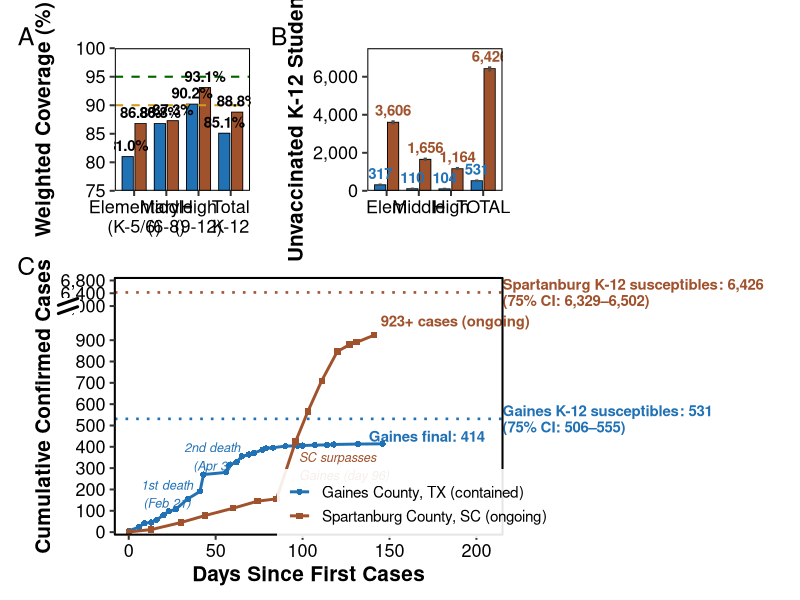
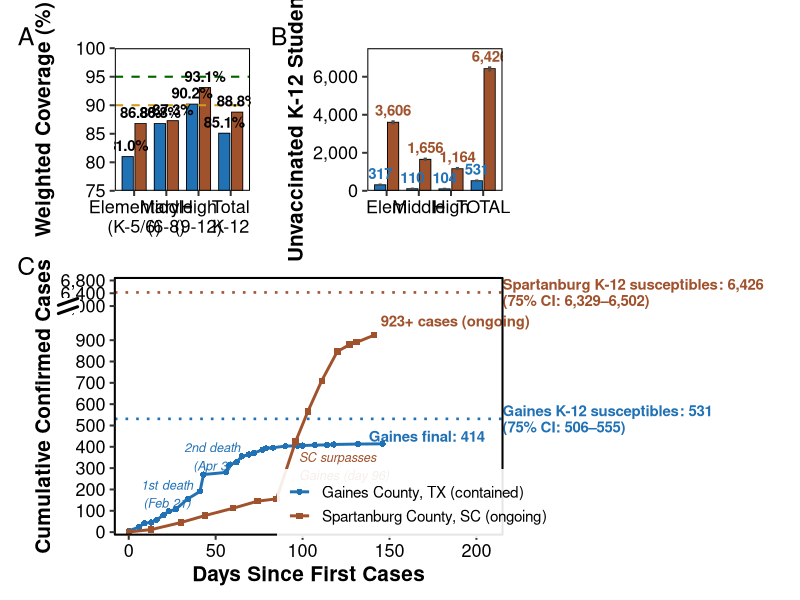
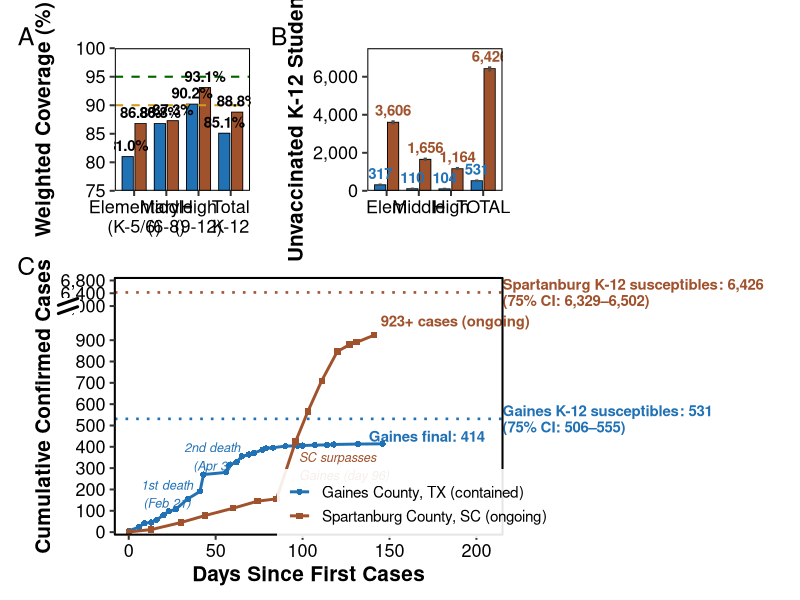
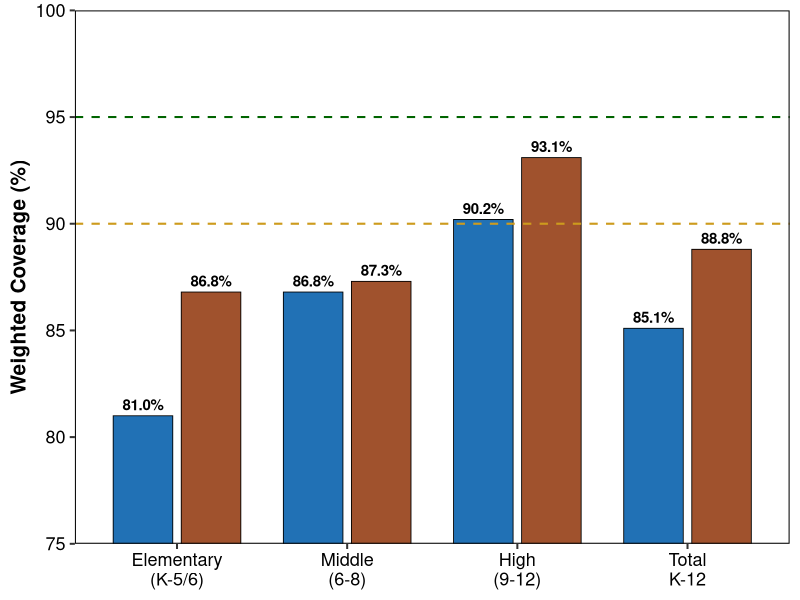
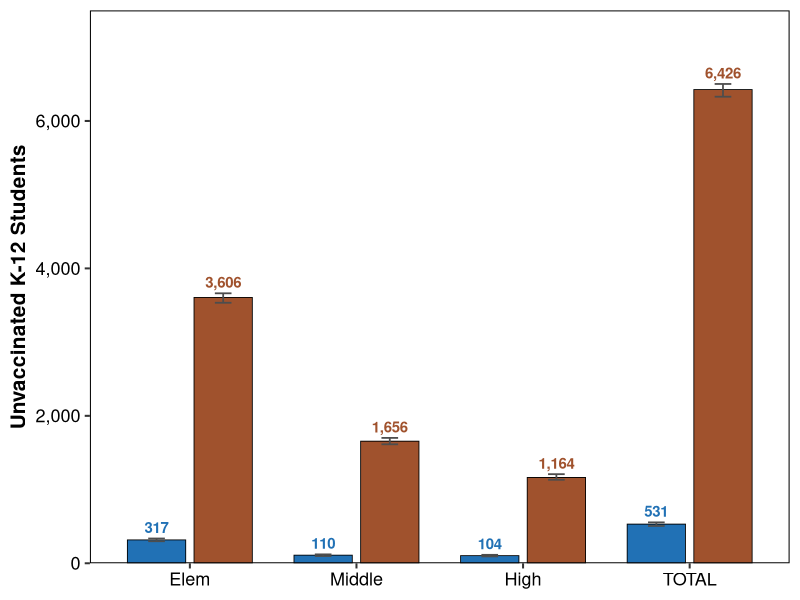
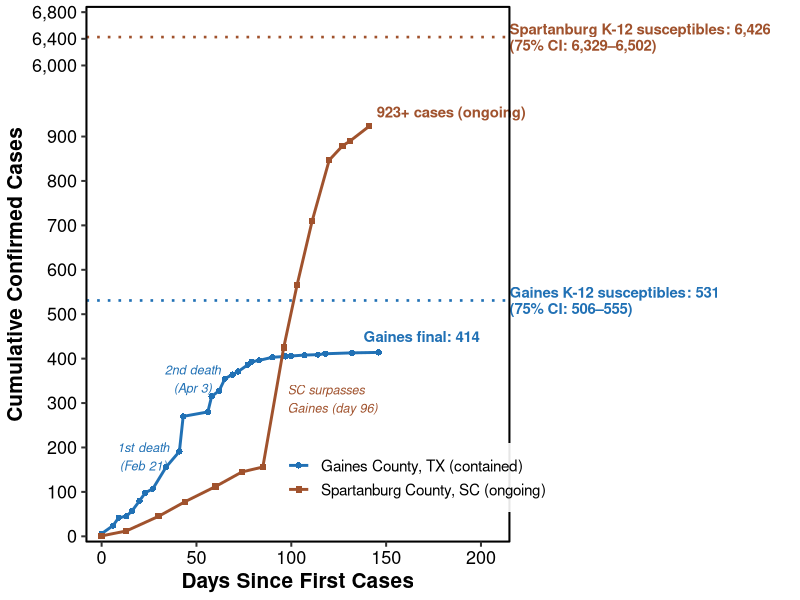

R code for these plots, in order:
# ============================================================================
# PNAS Brief Report - Figure 1
# Single-box broken y-axis trajectory panel
# ============================================================================

library(ggplot2)
library(dplyr)
library(tidyr)
library(patchwork)
library(scales)
library(grid)

# ============================================================================
# DATA
# ============================================================================

gaines_data <- data.frame(
  Level = c("Elementary\n(K-5/6)", "Middle\n(6-8)", "High\n(9-12)", "Total\nK-12"),
  Enrollment = c(1671, 831, 1058, 3560),
  Coverage = c(81.0, 86.8, 90.2, 85.1),
  Unvaccinated = c(317, 110, 104, 531),
  County = "Gaines Co., TX"
)

spartanburg_data <- data.frame(
  Level = c("Elementary\n(K-5/6)", "Middle\n(6-8)", "High\n(9-12)", "Total\nK-12"),
  Enrollment = c(27258, 13050, 16973, 57281),
  Coverage = c(86.8, 87.3, 93.1, 88.8),
  Unvaccinated = c(3606, 1656, 1164, 6426),
  County = "Spartanburg Co., SC"
)

combined_data <- rbind(gaines_data, spartanburg_data)
combined_data$Level <- factor(combined_data$Level, 
                               levels = c("Elementary\n(K-5/6)", "Middle\n(6-8)", 
                                         "High\n(9-12)", "Total\nK-12"))

gaines_trajectory <- data.frame(
  Date = as.Date(c("2025-02-05", "2025-02-11", "2025-02-14", "2025-02-18", 
                   "2025-02-21", "2025-02-25", "2025-02-28", "2025-03-04",
                   "2025-03-11", "2025-03-18", "2025-03-20", "2025-04-02",
                   "2025-04-04", "2025-04-08", "2025-04-11", "2025-04-15",
                   "2025-04-18", "2025-04-23", "2025-04-25", "2025-04-29",
                   "2025-05-06", "2025-05-13", "2025-05-16", "2025-05-23",
                   "2025-05-30", "2025-06-03", "2025-06-17", "2025-07-01")),
  New_Cases = c(6, 18, 18, 3, 12, 23, 18, 9, 49, 35, 79, 10, 35, 13, 27, 9, 
                7, 15, 7, 3, 7, 2, 1, 2, 1, 2, 2, 1),
  County = "Gaines Co., TX"
)
gaines_trajectory$Cumulative <- cumsum(gaines_trajectory$New_Cases)
gaines_trajectory$Day <- as.numeric(gaines_trajectory$Date - min(gaines_trajectory$Date))

spartanburg_trajectory <- data.frame(
  Date = as.Date(c("2025-10-02", "2025-10-15", "2025-11-01", "2025-11-15",
                   "2025-12-01", "2025-12-15", "2025-12-26", "2026-01-06",
                   "2026-01-13", "2026-01-21", "2026-01-30",
                   "2026-02-06", "2026-02-10", "2026-02-20")),
  Cumulative = c(1, 12, 45, 78, 112, 145, 156, 425, 565, 710, 847,
                 879, 890, 923),
  County = "Spartanburg Co., SC"
)
spartanburg_trajectory$Day <- as.numeric(spartanburg_trajectory$Date - min(spartanburg_trajectory$Date))

gaines_susceptibles <- 531
spartanburg_susceptibles <- 6426
sc_surpass_day <- spartanburg_trajectory$Day[which(spartanburg_trajectory$Cumulative >= 414)[1]]
unvac_ratio <- round(spartanburg_data$Unvaccinated[4] / gaines_data$Unvaccinated[4])

# ============================================================================
# COLORS
# ============================================================================

colors <- c("Gaines Co., TX" = "#2171B5",
            "Spartanburg Co., SC" = "#A0522D")

# ============================================================================
# CUSTOM Y-AXIS TRANSFORMATION (squish gap between 550 and 5800)
# ============================================================================

# Parameters for the break
break_lo <- 1000   # bottom of gap
break_hi <- 5800   # top of gap
gap_size <- 30     # visual space for the compressed gap (smaller = tighter gap)
top_scale <- 0.15  # scale factor for 5800-6800 zone (smaller = more compressed)

squish_forward <- function(y) {
  ifelse(y <= break_lo, y,
         ifelse(y <= break_hi, break_lo + (y - break_lo) / (break_hi - break_lo) * gap_size,
                break_lo + gap_size + (y - break_hi) * top_scale))
}

squish_inverse <- function(y) {
  ifelse(y <= break_lo, y,
         ifelse(y <= break_lo + gap_size, break_lo + (y - break_lo) / gap_size * (break_hi - break_lo),
                break_hi + (y - break_lo - gap_size) / top_scale))
}

squish_trans <- trans_new("squish", squish_forward, squish_inverse,
                          domain = c(0, 7000))

# Y-axis breaks and labels
y_breaks <- c(seq(0, 900, 100), 6000, 6400, 6800)
y_labels <- comma(y_breaks)

# ============================================================================
# PANEL A: Coverage by School Level
# ============================================================================

panel_a <- ggplot(combined_data, 
                  aes(x = Level, y = Coverage, fill = County)) +
  geom_bar(stat = "identity", position = position_dodge(width = 0.8), 
           width = 0.7, color = "black", linewidth = 0.3) +
  geom_hline(yintercept = 95, linetype = "dashed", color = "darkgreen", linewidth = 0.7) +
  geom_hline(yintercept = 90, linetype = "dashed", color = "goldenrod3", linewidth = 0.7) +
  geom_text(aes(label = sprintf("%.1f%%", Coverage)), 
            position = position_dodge(width = 0.8), 
            vjust = -0.5, size = 3.8, fontface = "bold") +
  scale_fill_manual(values = colors) +
  scale_y_continuous(limits = c(75, 100), breaks = seq(75, 100, 5),
                     expand = c(0, 0), oob = rescale_none) +
  labs(title = NULL,
       x = NULL, y = "Weighted Coverage (%)", fill = NULL) +
  theme_classic(base_size = 15) +
  theme(
    plot.title = element_text(face = "bold", size = 13, hjust = 0.5),
    axis.title.y = element_text(size = 15, face = "bold"),
    axis.text = element_text(size = 13, color = "black"),
    axis.line = element_blank(),
    panel.border = element_rect(color = "black", fill = NA, linewidth = 0.7),
    legend.position = "none",
  )

# ============================================================================
# PANEL B: Susceptible Population
# ============================================================================

# Calculate 75% CI on unvaccinated counts via binomial CI on coverage
z75 <- qnorm(0.875)  # 1.15 for 75% CI

combined_b <- combined_data
combined_b$Level_short <- factor(
  c("Elem", "Middle", "High", "TOTAL", "Elem", "Middle", "High", "TOTAL"),
  levels = c("Elem", "Middle", "High", "TOTAL")
)

combined_b$Coverage_prop <- combined_b$Coverage / 100
combined_b$SE_cov <- sqrt(combined_b$Coverage_prop * (1 - combined_b$Coverage_prop) / combined_b$Enrollment)
combined_b$Cov_lo <- pmax(0, combined_b$Coverage_prop - z75 * combined_b$SE_cov)
combined_b$Cov_hi <- pmin(1, combined_b$Coverage_prop + z75 * combined_b$SE_cov)
combined_b$Unvac_lo <- round(combined_b$Enrollment * (1 - combined_b$Cov_hi))
combined_b$Unvac_hi <- round(combined_b$Enrollment * (1 - combined_b$Cov_lo))

# Extract TOTAL CIs for Panel C annotations
gaines_unvac_lo <- combined_b$Unvac_lo[combined_b$County == "Gaines Co., TX" & combined_b$Level_short == "TOTAL"]
gaines_unvac_hi <- combined_b$Unvac_hi[combined_b$County == "Gaines Co., TX" & combined_b$Level_short == "TOTAL"]
sc_unvac_lo <- combined_b$Unvac_lo[combined_b$County == "Spartanburg Co., SC" & combined_b$Level_short == "TOTAL"]
sc_unvac_hi <- combined_b$Unvac_hi[combined_b$County == "Spartanburg Co., SC" & combined_b$Level_short == "TOTAL"]

cat(sprintf("\n75%% CI: Gaines TOTAL %s [%s, %s]\n", comma(531), comma(gaines_unvac_lo), comma(gaines_unvac_hi)))
cat(sprintf("75%% CI: Spartanburg TOTAL %s [%s, %s]\n", comma(6426), comma(sc_unvac_lo), comma(sc_unvac_hi)))

panel_b <- ggplot(combined_b, 
                  aes(x = Level_short, y = Unvaccinated, fill = County)) +
  geom_bar(stat = "identity", position = position_dodge(width = 0.8), 
           width = 0.7, color = "black", linewidth = 0.3) +
  geom_errorbar(aes(ymin = Unvac_lo, ymax = Unvac_hi),
                position = position_dodge(width = 0.8),
                width = 0.2, linewidth = 0.6, color = "grey30") +
  geom_text(aes(label = comma(Unvaccinated), color = County, y = Unvac_hi), 
            position = position_dodge(width = 0.8), 
            vjust = -0.5, size = 3.8, fontface = "bold",
            show.legend = FALSE) +
  scale_fill_manual(values = colors) +
  scale_color_manual(values = colors) +
  scale_y_continuous(limits = c(0, 7500), labels = comma, expand = c(0, 0)) +
  labs(title = NULL,
       x = NULL, y = "Unvaccinated K-12 Students", fill = NULL) +
  theme_classic(base_size = 15) +
  theme(
    plot.title = element_text(face = "bold", size = 13, hjust = 0.5),
    axis.title.y = element_text(size = 15, face = "bold"),
    axis.text = element_text(size = 13, color = "black"),
    axis.line = element_blank(),
    panel.border = element_rect(color = "black", fill = NA, linewidth = 0.7),
    legend.position = "none",
  )

# ============================================================================
# PANEL C: Outbreak Trajectory — SINGLE BOX, broken y-axis
# ============================================================================

# Compute transformed positions for break marks
break_y_mid <- squish_forward((break_lo + break_hi) / 2)  # mid of gap in transformed space
break_y_lo_t <- squish_forward(break_lo)
break_y_hi_t <- squish_forward(break_hi)

panel_c <- ggplot() +
  # Gaines trajectory
  geom_line(data = gaines_trajectory, 
            aes(x = Day, y = Cumulative, color = County), linewidth = 1.0) +
  geom_point(data = gaines_trajectory, 
             aes(x = Day, y = Cumulative, color = County), size = 1.8, shape = 16) +
  # Spartanburg trajectory
  geom_line(data = spartanburg_trajectory, 
            aes(x = Day, y = Cumulative, color = County), linewidth = 1.0) +
  geom_point(data = spartanburg_trajectory, 
             aes(x = Day, y = Cumulative, color = County), size = 1.8, shape = 15) +
  # Gaines susceptible line
  geom_hline(yintercept = gaines_susceptibles, 
             linetype = "dotted", color = "#2171B5", linewidth = 0.9) +
  # Spartanburg susceptible line
  geom_hline(yintercept = spartanburg_susceptibles, 
             linetype = "dotted", color = "#A0522D", linewidth = 0.9) +
  # Susceptible labels on right
  annotate("text", x = 215, y = gaines_susceptibles,
           label = sprintf("Gaines K-12 susceptibles: %s\n(75%% CI: %s\u2013%s)", 
                           comma(gaines_susceptibles), comma(gaines_unvac_lo), comma(gaines_unvac_hi)),
           color = "#2171B5", size = 3.8, hjust = 0, vjust = 0.5, fontface = "bold", lineheight = 0.9) +
  annotate("text", x = 215, y = spartanburg_susceptibles,
           label = sprintf("Spartanburg K-12 susceptibles: %s\n(75%% CI: %s\u2013%s)", 
                           comma(spartanburg_susceptibles), comma(sc_unvac_lo), comma(sc_unvac_hi)),
           color = "#A0522D", size = 3.8, hjust = 0, vjust = 0.5, fontface = "bold", lineheight = 0.9) +
  # Gaines final
  annotate("text", x = 138, y = 450,
           label = "Gaines final: 414",
           color = "#2171B5", size = 3.8, hjust = 0, fontface = "bold") +
  # Spartanburg latest
  annotate("text", x = 145, y = 923,
           label = "923+ cases (ongoing)",
           color = "#A0522D", size = 3.8, hjust = 0, vjust = -0.8, fontface = "bold") +
  # 1st death
  annotate("text", x = 22, y = 180,
           label = "1st death\n(Feb 21)",
           color = "#2171B5", size = 3.2, hjust = 0.5, fontface = "italic") +
  # 2nd death
  annotate("text", x = 48, y = 355,
           label = "2nd death\n(Apr 3)",
           color = "#2171B5", size = 3.2, hjust = 0.5, fontface = "italic") +
  # SC surpasses Gaines
  annotate("text", x = sc_surpass_day + 2, y = 310,
           label = sprintf("SC surpasses\nGaines (day %d)", sc_surpass_day),
           color = "#A0522D", size = 3.2, hjust = 0, fontface = "italic") +
  # Break marks (zigzag) — draw white rect to blank the gap, then zigzags
  # White rectangle to blank the compressed gap region
  annotate("rect", xmin = -10, xmax = 220, 
           ymin = break_lo + 5, ymax = break_hi - 5,
           fill = "white", color = NA) +
  # (Break marks drawn via grid after plot assembly)
  # Scale
  scale_color_manual(values = colors,
                     labels = c("Gaines County, TX (contained)",
                                "Spartanburg County, SC (ongoing)")) +
  scale_x_continuous(limits = c(-8, 215), breaks = seq(0, 200, 50),
                     expand = c(0, 0)) +
  scale_y_continuous(trans = squish_trans,
                     breaks = y_breaks,
                     labels = y_labels,
                     expand = c(0.01, 0)) +
  coord_cartesian(clip = "off", ylim = c(0, 6800)) +
  labs(title = NULL,
       x = "Days Since First Cases",
       y = "Cumulative Confirmed Cases",
       color = NULL) +
  theme_classic(base_size = 15) +
  theme(
    plot.title = element_text(face = "bold", size = 14, hjust = 0.5),
    axis.title = element_text(size = 15, face = "bold"),
    axis.text = element_text(size = 13, color = "black"),
    axis.line = element_blank(),
    panel.border = element_rect(color = "black", fill = NA, linewidth = 0.7),
    legend.position = c(0.78, 0.12),
    legend.text = element_text(size = 11),
    legend.background = element_rect(fill = alpha("white", 0.9), color = NA),
    plot.margin = margin(5, 210, 5, 5)
  )

# ============================================================================
# COMBINE: A + B top, C full width below
# ============================================================================

figure1 <- (panel_a + panel_b) / panel_c +
  plot_layout(heights = c(1, 1.8)) +
  plot_annotation(
    tag_levels = "A",
    theme = theme(
      plot.tag = element_text(face = "bold", size = 18),
      plot.margin = margin(10, 5, 5, 5)
    )
  )

# ============================================================================
# DRAW BREAK MARKS ON Y-AXIS USING GRID
# ============================================================================

# Custom function to add break marks to the saved plot
add_break_marks <- function(plot, filename, width, height, dpi = 300) {
  # Open device
  if (grepl("\\.png$", filename)) {
    png(filename, width = width, height = height, units = "in", res = dpi, bg = "white")
  } else if (grepl("\\.pdf$", filename)) {
    pdf(filename, width = width, height = height, bg = "white")
  } else if (grepl("\\.tiff$", filename)) {
    tiff(filename, width = width, height = height, units = "in", res = dpi, bg = "white")
  }
  
  print(plot)
  
  # Navigate to panel C (the third panel in the layout)
  # Add break marks at the y-axis break point
  # Position: on the left y-axis, at ~73% up from bottom of panel C
  # (500 out of 0-700 transformed range ≈ 71%)
  
  # Use viewport to draw on top of everything
  grid::pushViewport(grid::viewport(x = 0.085, y = 0.49, 
                                      width = 0.03, height = 0.025,
                                      just = c("center", "center")))
  # White background to cover axis line
  grid::grid.rect(gp = grid::gpar(fill = "white", col = NA))
  # Two parallel diagonal lines
  grid::grid.lines(x = c(0.1, 0.9), y = c(0, 0.45), 
                    gp = grid::gpar(lwd = 3))
  grid::grid.lines(x = c(0.1, 0.9), y = c(0.55, 1), 
                    gp = grid::gpar(lwd = 3))
  grid::popViewport()
  
  dev.off()
}

# Save with break marks
add_break_marks(figure1, "/mnt/user-data/outputs/PNAS_Figure1.png", 12, 12)
add_break_marks(figure1, "/mnt/user-data/outputs/PNAS_Figure1.pdf", 12, 12)
add_break_marks(figure1, "/mnt/user-data/outputs/PNAS_Figure1.tiff", 12, 12)

print("Figure 1 saved!")

# Individual panels
ggsave("/mnt/user-data/outputs/Figure1_PanelA.png", panel_a,
       width = 6, height = 5, dpi = 300, bg = "white")
ggsave("/mnt/user-data/outputs/Figure1_PanelB.png", panel_b,
       width = 6, height = 5, dpi = 300, bg = "white")
ggsave("/mnt/user-data/outputs/Figure1_PanelC.png", panel_c,
       width = 12, height = 8, dpi = 300, bg = "white")

cat("\n=======================================================================\n")
cat("SUMMARY\n")
cat(sprintf("Gaines:      %s enroll, %s unvac, %.1f%% cov, %.1f%% attack\n",
            comma(3560), comma(531), 85.1, 414/531*100))
cat(sprintf("Spartanburg: %s enroll, %s unvac, %.1f%% cov, %.1f%% attack\n",
            comma(57281), comma(6426), 88.8, 923/6426*100))
cat(sprintf("SC has %dx more unvac; coverage +%.1f pp higher\n", unvac_ratio, 88.8-85.1))
